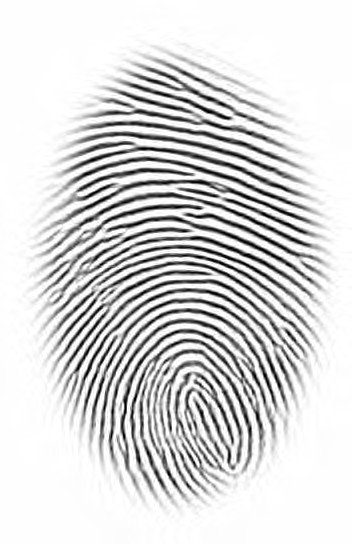
#> input picture testing/images/MOLF/DB1_Lumidgm/jpg/100_1_1.jpg, 352 x 544 px
$ python testRidgeSegment.py
#> lines starting #> are read from the running program, lines starting #| are printed output that depends on the picture; after the words box and inside, x2 and y2 are one past the last pixel; in counts of white or black regions, pixels touching at a corner belong together
### source/pythonScripts/imEnhancement/imEnhancementFunctions.py
# File of processing images and performing image enhancement
import numpy as np
import matplotlib
#import matplotlib.pyplot as plt
import matplotlib.image as mping
from scipy import signal
from scipy import ndimage, misc
import math
import matplotlib.colors as colors
import scipy.signal as sps
from PIL import Image, ImageOps
from scipy.ndimage import uniform_filter


# [262 lines left out: functions derivative7, enhanceFingerprintImage, freqest, gauss2DKernal, gaussFilt, imRotate, not called in this run]


def isDarkRidgesOnWhite(imArr, segMask):
    """
    Determines if the image, passed into the function as a 2D numpy array, is
    such that the ridges of the fingerprint are dark while the background is
    light in color.

    :param imArr: The fingerprint image passed in as a 2D numpy array
    :param segMask: Mask identifying the fingerprint from the background
    :return: Boolen of whether the fingerprint image is black on white
    """
    forgroundAvg = np.average(imArr[segMask == True])
    backgroundAvg = np.average(imArr[segMask == False])
    if forgroundAvg < backgroundAvg:
        return True
    return False


# [10 lines left out: function ordfilt2, not called in this run]


def medFilt2D(image):
    """
    Author: Riley Campbell

    Applies a median filter to the image held in the function parameter 'image'.

    :param image: Input image to be normalized
    :return: The median filtered image.
    """
    # Apply a median filter to the image
    medFiltIm = sps.medfilt2d(np.array(image, float))

    return medFiltIm


def normalize(image, reqmean=None, reqvar=None):
    """
    Author: Riley Campbell

    Normalizes the image in 'image' parameter to a mean specified by the 'mean'
    parameter, and a standard deviation specified by the 'std' paramter.

    :param image: Input image to be normalized
    :param reqmean: The mean to normailze the image to
    :param reqvar: The standard deviation to normalize the image to.

    :return: The normalized image
    """

    arg1 = reqmean is None
    arg2 = reqvar is None
    # Verify the correct number of arguments are 1 or 3
    if (arg1 and not arg2) or (arg2 and not arg1):
        print('No of arguments must be 1 or 3')
        return image

    # If only one argument is passed in, just normalise 0 - 1
    if arg1 and arg2:
        # Assume color image
        if np.ndim(image) == 3:
            hsv = colors.rgb_to_hsv(image)
            v = hsv[:, :, 2]
            v = v - np.min(v)  # Just normalise value component
            v = v / np.max(v)
            hsv[:, :, 2] = v
            normim = colors.hsv_to_rgb(hsv)

        else:  # Assume greyscale
            numpyImage = np.array(image, dtype=float)
            npmin = np.min(numpyImage)
            normim = numpyImage - npmin
            npmax = np.max(normim)
            normim = normim / npmax

    else:  # 3 arguments passed in normalise to desired mean and variance
        # determine if color image
        if np.ndim(image) == 3:
            print('cannot normalise color image to desired mean and variance')
            return image

        numpyImage = np.array(image, dtype=float)

        # Convert image to have zero mean and unit std dev
        npMean = np.mean(numpyImage)
        numpyImage = numpyImage - npMean

        npStd = np.std(numpyImage)
        numpyImage = numpyImage / npStd

        # Now convert image to have the required mean and variance
        normim = reqmean + numpyImage * math.sqrt(reqvar)

    return normim


'''
# RIDGEFILTER - enhances fingerprint image via oriented filters
#
# Function to enhance fingerprint image via oriented filters
#
# Usage:
#  newim =  ridgefilter(im, orientim, freqim, kx, ky, showfilter)
#
# Arguments:
#         im       - Image to be processed.
#         orientim - Ridge orientation image, obtained from RIDGEORIENT.
#         freqim   - Ridge frequency image, obtained from RIDGEFREQ.
#         kx, ky   - Scale factors specifying the filter sigma relative
#                    to the wavelength of the filter.  This is done so
#                    that the shapes of the filters are invariant to the
#                    scale.  kx controls the sigma in the x direction
#                    which is along the filter, and hence controls the
#                    bandwidth of the filter.  ky controls the sigma
#                    across the filter and hence controls the
#                    orientational selectivity of the filter. A value of
#                    0.5 for both kx and ky is a good starting point.
#         showfilter - An optional flag 0/1.  When set an image of the
#                      largest scale filter is displayed for inspection.
#
# Returns:
#         newim    - The enhanced image
#
# See also: RIDGEORIENT, RIDGEFREQ, RIDGESEGMENT

# Reference:
# Hong, L., Wan, Y., and Jain, A. K. Fingerprint image enhancement:
# Algorithm and performance evaluation. IEEE Transactions on Pattern
# Analysis and Machine Intelligence 20, 8 (1998), 777 789.

# Peter Kovesi
# School of Computer Science & Software Engineering
# The University of Western Australia
# pk at csse uwa edu au
# http://www.csse.uwa.edu.au/~pk
#
# January 2005
'''
# [228 lines left out: functions ridgefilter, ridgefreq, ridgeorient, not called in this run]


def ridgeSegment(im):
    """
    Constructs and returns a segmentation mask that identifies the fingerprint
    from the background in the image.

    :param im: The image to segment
    :return: A segmentation mask identifying the fingerprint from the background
    """
    size = im.shape

    # Error Checking
    if len(size) != 2:
        print("Image must be a 2D array")
    elif size[0] <= 1 or size[1] <= 1:
        print("Image cannot be empty")

    # Apply Median Filtering
    im = medFilt2D(im)
    im = medFilt2D(im)
    im = medFilt2D(im)
    im = medFilt2D(im)

    # Calculate the standard deveiation
    stdev = stdBlocKProc2d(im, 5, 5)
    stdev = stdev + stdBlocKProc2d(im, 10, 10)
    stdev = stdev + stdBlocKProc2d(im, 15, 15)
    stdev = stdev / 3

    # Apply Averaging Filter
    stdev = uniform_filter(stdev, size=5, mode='constant')
    stdev = uniform_filter(stdev, size=10, mode='constant')
    stdev = uniform_filter(stdev, size=30, mode='constant')

    # Apply Threshold to image
    segMask = stdev > 0.1

    return segMask


def stdBlocKProc2d(image, blkHeight, blkWidth):
    """
    Author: Riley Campbell

    stdBlocKProc2D processes the image 'image' for calculating the standard deviation.
    This function should divide the image into blocks with a height specified
    by 'blkHeight' and a width specified by 'blkWidth'. Then for each block in
    the image, the standard deviation of the pixel values in that block is
    determined and stored in a mask. For each block, this is equivalent to
    lining up all the pixel values in the block and finding the standard
    deviation between them. The mask returned should have the same dimensions
    as the original image, and it should be divided into blocks just like the
    original image. For each block in the mask, every pixel value in that block
    should be the calculated standard deviation from that same block found in
    the original image. This function should return this mask.


    :param image: Input image to block process for the standard deviation
    :param blkHeight: The height of each block to divide the image into
    :param blkWidth: The width of each block to divide the image into

    :return: A mask containing the block processed standard deviations.
    """
    # error checking
    height = image.shape[0]
    width = image.shape[1]

    # if less than 1, set to 1
    blkWidth = max(1, blkWidth)
    blkHeight = max(1, blkHeight)

    # if greater than image, set to image max
    blkWidth = min(width, blkWidth)
    blkHeight = min(height, blkHeight)
    stdMask = np.array(image, dtype=float)

    # compute the std matrix
    for i in range(0, height, blkHeight):
        for j in range(0, width, blkWidth):
            iEnd = min(height, i + blkHeight)
            jEnd = min(width, j + blkWidth)
            block = stdMask[i:iEnd, j:jEnd]
            stdMask[i:iEnd, j:jEnd] = np.std(block)

    return stdMask

### testing/manualTests/imEnhancement/testRidgeSegment.py
# This file runs manual tests for the the function 'ridgeSegment()'
# located in source/pythonScripts/imEnhancement/imEnhancementFunctions.py. This
# script can be run from the project root directory or the testing directory.
#
# Usage:
#   python3 testRidgeSegment.py


import io
import os,sys,inspect
currentdir = os.path.dirname(os.path.abspath(inspect.getfile(inspect.currentframe())))
parentdir = os.path.dirname(currentdir)
parentdir = os.path.dirname(parentdir)
parentdir = os.path.dirname(parentdir)
sys.path.insert(0, parentdir+'/source/pythonScripts/imEnhancement')
import numpy as np
from PIL import Image, ImageDraw, ImageOps
from imEnhancementFunctions import *


###############################################################################
# Testing Helper Functions
###############################################################################
def preprocessImg(im):
    """
    Helper function used to preprocess a fingerprint image

    :param im: The fingerprint image to procross
    :return: The preprocessed grayscale image as a 2D numpy array
    :return: The preprocessed normalized image as a 2D numpy array
    """
    # Get the height and width of the image
    orgiImWidth, orgiImHeight = im.size
    aspectRatio = orgiImWidth / orgiImHeight
    # Resize the Image
    newImHeight = 500
    newImWidth = int(newImHeight * aspectRatio)
    resizedIm = im.resize((newImWidth, newImHeight))
    # Convert to grayscale
    grayIm = ImageOps.grayscale(resizedIm)
    # Convert to 2D numpy array
    arrIm = np.array(grayIm)
    # Normalize the image
    normim = normalize(arrIm, 0, 1)
    return arrIm, normim


def runSegmentationTest(imPath):
    """
    Helper function to run manual segmentation tests

    :param imPath: The filepath to the test image
    :return: void
    """
    # Get the Test Image Name
    foldersAndImName = imPath.split("/")
    imName = foldersAndImName[len(foldersAndImName)-1]
    print("Testing Segmentation on: " + str(imName))
    # Open the Image
    im = Image.open(imPath)
    # Preprocess the Image
    arrIm, normim = preprocessImg(im)
    grayImg = Image.fromarray(arrIm.copy())
    # Construct a segmentation mask for the fingerprint image
    segMask2DArr = ridgeSegment(normim)
    if not isDarkRidgesOnWhite(arrIm, segMask2DArr):
        # Invert image
        grayImg = ImageOps.invert(grayImg)
        # Preprocess the Image
        arrIm, normim = preprocessImg(grayImg)
        grayImg = Image.fromarray(arrIm.copy())
        # Construct a segmentation mask for the fingerprint image
        segMask2DArr = ridgeSegment(normim)
    # Segment the Image
    arrIm[segMask2DArr == False] = 100
    # Convert back to PIL image
    segImg = Image.fromarray(arrIm)
    # Display Results
    d = ImageDraw.Draw(grayImg)
    d.text((10,10), "Original Image: " + imName, fill=(0))
    d = ImageDraw.Draw(segImg)
    d.text((10,10), "Segmented Image: " + imName, fill=(0))
    grayImg.show()
    segImg.show()
    input("\tPress Enter to continue...")
    # Close the Test image
    grayImg.close()
    segImg.close()


###############################################################################
# Run Test Cases
###############################################################################
testIm1 = "/testing/images/MOLF/DB1_Lumidgm/jpg/100_1_1.jpg"
testIm2 = "/testing/images/Nanoparticle_Images/1532_1.tif"
testIm3 = "/testing/images/Nanoparticle_Images/1532_10.tif"
testIm4 = "/testing/images/Nanoparticle_Images/1532_12.tif"
testIm5 = "/testing/images/Nanoparticle_Images/1532_13.tif"
testIm6 = "/testing/images/Nanoparticle_Images/1532_14.tif"
testIm7 = "/testing/images/Nanoparticle_Images/1532_2.tif"
testIm8 = "/testing/images/Nanoparticle_Images/1532_3.tif"
testIm9 = "/testing/images/Nanoparticle_Images/1532_6.tif"
testIm10 = "/testing/images/Nanoparticle_Images/1532_7.tif"
testIm11 = "/testing/images/Nanoparticle_Images/1532_8.tif"
testIm12 = "/testing/images/Nanoparticle_Images/1532_9.tif"
testIm13 = "/testing/images/Nanoparticle_Images/1533_2.tif"
testIm14 = "/testing/images/Nanoparticle_Images/1533_3.tif"
testIm15 = "/testing/images/Nanoparticle_Images/1533_6.tif"
testIm16 = "/testing/images/Nanoparticle_Images/Coke_Can_NIR_250.JPG"


# Test Case 1
testImPath1 = parentdir + testIm1
runSegmentationTest(testImPath1)
#> in runSegmentationTest, im is the input picture: PIL image 352x544 RGB; min 0, max 255, mean 215.6
#> in normalize, `npMean = np.mean(numpyImage)`: npMean = 215.5
#> in normalize, `npStd = np.std(numpyImage)`: npStd = 65.41
#> call 3 of stdBlocKProc2d, with blkHeight = 15, blkWidth = 15
#> after the loop in stdBlocKProc2d (call 3), `for i in range(0, height, blkHeight):`:
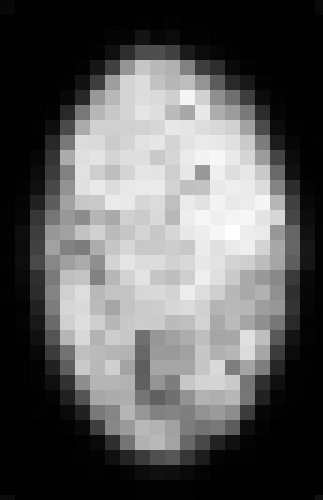
#> stdMask: shape (500, 323) float64; min 1.11e-16, max 1.38, mean 0.513; drawn with min black and max white
#> in ridgeSegment, `segMask = stdev > 0.1`:
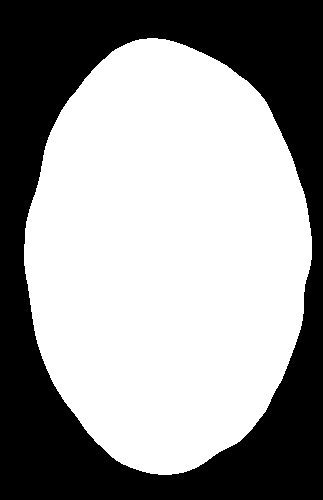
#> segMask: shape (500, 323) bool; 59.4% white; 1 black region, box (x1, y1, x2, y2) and area: (0, 0, 323, 500) 65647
#> in isDarkRidgesOnWhite, `forgroundAvg = np.average(imArr[segMask == True])`: forgroundAvg = 189.3
#> in isDarkRidgesOnWhite, `backgroundAvg = np.average(imArr[segMask == False])`: backgroundAvg = 253.8
#> in runSegmentationTest, `arrIm[segMask2DArr == False] = 100`:
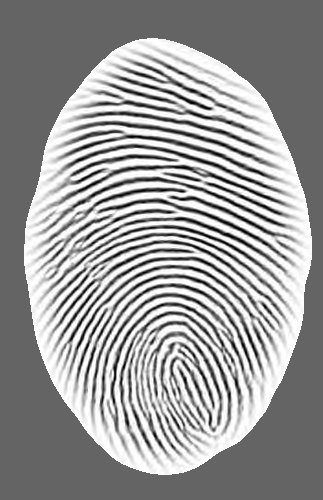
#> arrIm: shape (500, 323); min 0, max 255, mean 153

# Test Case 2
testImPath2 = parentdir + testIm2
runSegmentationTest(testImPath2)
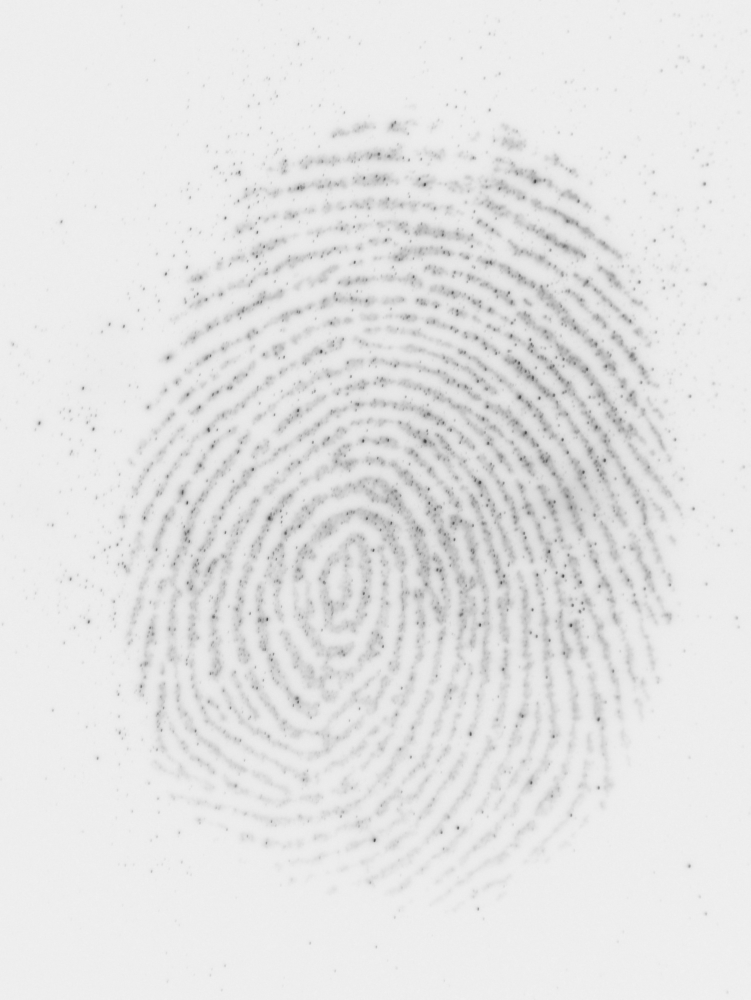
#> input picture testing/images/ridgeShadeDetectTests/blackRidgesOnWhite/1532_1.tif, 1501 x 1999 px, found by its file name (shown at 1/2 size)
#> in runSegmentationTest, im is the input picture: PIL image 1501x1999 L; min 59, max 242, mean 228.2
#> after the loop in stdBlocKProc2d (call 6), `for i in range(0, height, blkHeight):`:
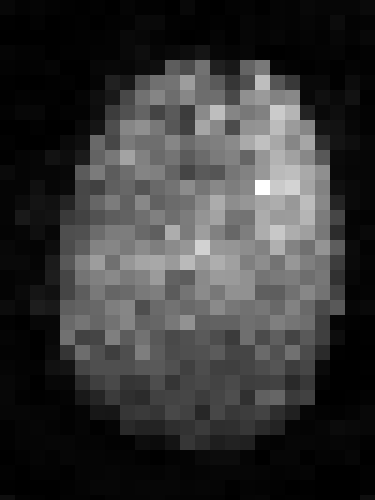
#> stdMask: shape (500, 375) float64; min 0, max 1.44, mean 0.309; drawn with min black and max white
#> in ridgeSegment (call 2), `segMask = stdev > 0.1`:
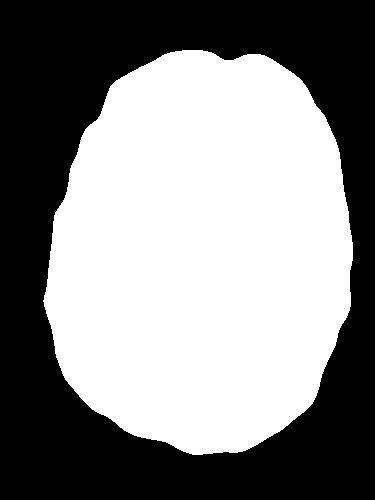
#> segMask: shape (500, 375) bool; 52.8% white; 1 black region, box (x1, y1, x2, y2) and area: (0, 0, 375, 500) 88435
#> in runSegmentationTest (call 2), `segImg.show()`:
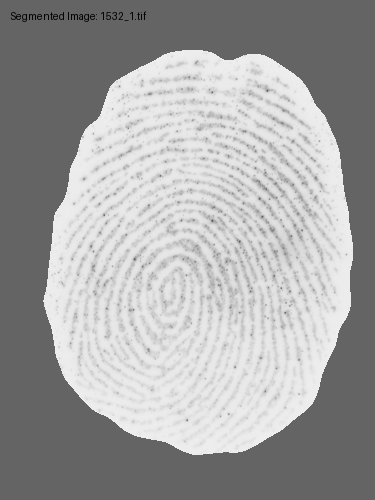
#> shown: PIL image 375x500 L; min 0, max 238, mean 163.5

# Test Case 16
testImPath16 = parentdir + testIm16
#> (the run stopped early here; a loop or call above may not have finished)
